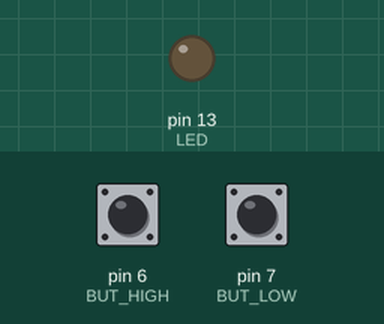
The sketch below on a simulated Arduino Uno, built with avr-gcc and run on an emulated ATmega328P. Parts: output pins drawn as LEDs (lit = HIGH). Dashed ring = blinking. Inputs (shaded band) come from the test bench; at power-on: pin 6 (BUT_HIGH) HIGH, pin 7 (BUT_LOW) HIGH. What the sketch prints to the serial monitor is not drawn.

Above: at 1.2 s.
1.3 s: pin 6 (BUT_HIGH) pulled LOW for 0.15 s
At 4.2 s:
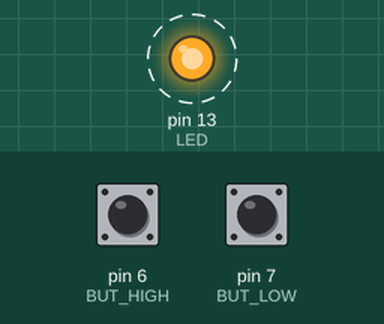
4.3 s: pin 7 (BUT_LOW) pulled LOW for 0.15 s
At 5.3 s:
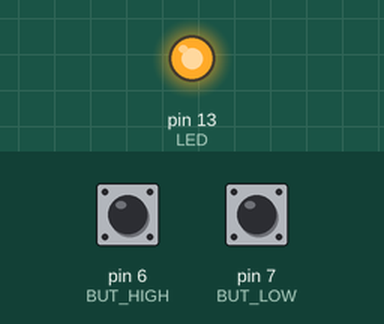
7.4 s: pin 6 (BUT_HIGH) pulsed LOW 5 times (0.12 s each, 0.3 s apart)
Timing chart, 0 to 16.4 s (numbered marks = the images above; inputs shaded):
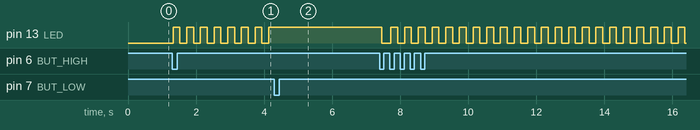

Measured:
- after the input at 4.3 s, pin 13 (LED): stops changing and stays HIGH
- by itself, pin 13 (LED): alternates HIGH for 0.20 s and LOW for 0.20 s

The sketch:

maquina_de_estados_ver_2.ino
```cpp
#define LED 13
#define BUT_LOW 7
#define BUT_HIGH 6

int tempoAnterior = 0, tempoAtual = 0, interval = 1000, but_high, but_low;
enum Estados{led_aceso = 1, led_desligado,
led_acesoB1, led_acesoB2,
led_desligadoB1, led_desligadoB2,
led_desligado_intermediario1,
led_desligado_intermediario2,
led_aceso_intermediario1, led_aceso_intermediario2,
manter};
enum Estados estado = led_aceso;
int led = 1;
bool highPressed = false, lowPressed = false;

void setup()
{
  pinMode(LED, OUTPUT);
  pinMode(BUT_LOW, INPUT);
  pinMode(BUT_HIGH, INPUT);
  Serial.begin(9600);
}

void loop()
{
  int high, low;
  Serial.println(estado);
  //delay(200);
  switch (estado){
//estado 1
  case led_aceso:
  //interval
    tempoAtual = millis();
    if (tempoAtual - tempoAnterior >= interval){
      estado = led_desligado;
      led = !led;
      tempoAnterior = tempoAtual;
      digitalWrite(LED, led);
    }
  //transicao de solta B1 ou B2
  if (!high) highPressed = false;
  if (!low) lowPressed = false;
  //apertaB1
    high = digitalRead(BUT_HIGH);
    if (!high && !highPressed){
      highPressed = !highPressed;
      but_high = millis();
      if (interval > 200)
        interval -= 200;
      estado = led_acesoB1;
    }
  //apertaB2
    low = digitalRead(BUT_LOW);
    if (!low && !lowPressed){
      lowPressed = !lowPressed;
      but_low = millis();
      if (interval <= 5000)
        interval += 200;
      estado = led_acesoB2;
    }

  break;
//estado 2
  case led_desligado:
  //interval
    tempoAtual = millis();
    if (tempoAtual - tempoAnterior >= interval){
      estado = led_aceso;
      led = !led;
      tempoAnterior = tempoAtual;
      digitalWrite(LED, led);
    }
  //transicao de solta B1 ou B2
  if (!high) highPressed = false;
  if (!low) lowPressed = false;
  //apertaB1
    high = digitalRead(BUT_HIGH);
    if (!high && !highPressed){
      highPressed = !highPressed;
      but_high = millis();
      if (interval > 200)
        interval -= 200;
      estado = led_desligadoB1;
    }
  //apertaB2
    low = digitalRead(BUT_LOW);
    if (!low && !lowPressed){
      lowPressed = !lowPressed;
      but_low = millis();
      if (interval <= 5000)
        interval += 200;
      estado = led_desligadoB2;
    }

  break;
//estado 3
  case led_acesoB1:
  //interval
    tempoAtual = millis();
    if (tempoAtual - tempoAnterior >= interval){
      estado = led_desligado_intermediario1;
      led = !led;
      tempoAnterior = tempoAtual;
      digitalWrite(LED, led);
    }
  //passou 500
    high = digitalRead(BUT_HIGH);
    low = digitalRead(BUT_LOW);
    if (!low){
      but_low = millis();
    }
    if (abs(but_low - but_high) >= 500){
      estado = led_aceso;
      Serial.println("passou");
      //delay(500);
    }
  //apertou botao low
    else if(!low && !high){
      estado = manter;
    }

  break;
//estado 4
  case led_acesoB2:
  //interval
    tempoAtual = millis();
    if (tempoAtual - tempoAnterior >= interval){
      estado = led_desligado_intermediario2;
      led = !led;
      tempoAnterior = tempoAtual;
      digitalWrite(LED, led);
    }
  //passou 500
    high = digitalRead(BUT_HIGH);
    low = digitalRead(BUT_LOW);
    if (!high){
      but_high = millis();
    }
    if (abs(but_high - but_low) >= 500){
      estado = led_aceso;
    }
  //apertou botao high
    else if(!low && !high){
      estado = manter;
    }
  break;
//estado 5
  case led_desligadoB1:
  //interval
    tempoAtual = millis();
    if (tempoAtual - tempoAnterior >= interval){
      estado = led_aceso_intermediario1;
      led = !led;
      tempoAnterior = tempoAtual;
      digitalWrite(LED, led);
    }
  //passou 500
    high = digitalRead(BUT_HIGH);
    low = digitalRead(BUT_LOW);
    if (!low){
      but_low = millis();
    }
    if (abs(but_low - but_high) >= 500)
      estado = led_desligado;
  //apertou botao low
    else if(!low && !high){
      estado = manter;
    }
  break;
//estado 6
  case led_desligadoB2:
  //interval
    tempoAtual = millis();
    if (tempoAtual - tempoAnterior >= interval){
      estado = led_aceso_intermediario2;
      led = !led;
      tempoAnterior = tempoAtual;
      digitalWrite(LED, led);
    }
  //passou 500
    high = digitalRead(BUT_HIGH);
    low = digitalRead(BUT_LOW);
    if (!high){
      but_high = millis();
    }
    if (abs(but_high - but_low) >= 500)
      estado = led_desligado;
  //apertou botao high
    else if(!low && !high){
      estado = manter;
    }
  break;
//estado 7
  case led_desligado_intermediario1:
  //interval
    tempoAtual = millis();
    if (tempoAtual - tempoAnterior >= interval){
      estado = led_acesoB1;
      led = !led;
      tempoAnterior = tempoAtual;
      digitalWrite(LED, led);
    }
  break;
//estado 8
  case led_desligado_intermediario2:
  //interval
    tempoAtual = millis();
    if (tempoAtual - tempoAnterior >= interval){
      estado = led_acesoB2;
      led = !led;
      tempoAnterior = tempoAtual;
      digitalWrite(LED, led);
    }
  break;
//estado 9
  case led_aceso_intermediario1:
  //interval
    tempoAtual = millis();
    if (tempoAtual - tempoAnterior >= interval){
      estado = led_desligadoB1;
      led = !led;
      tempoAnterior = tempoAtual;
      digitalWrite(LED, led);
    }
  break;
//estado 10
  case led_aceso_intermediario2:
  //interval
    tempoAtual = millis();
    if (tempoAtual - tempoAnterior >= interval){
      estado = led_desligadoB2;
      led = !led;
      tempoAnterior = tempoAtual;
      digitalWrite(LED, led);
    }
  break;
  default:
    break;
  }
}
```
